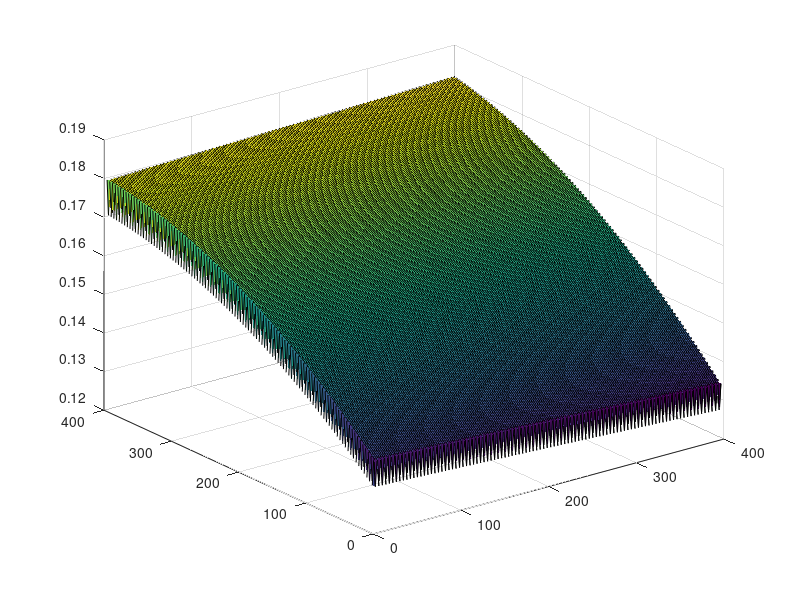

Source code (MATLAB): (Note: this script raises an error after producing the figure.)
function output=final_hopscotch2_predator_prey
clf; clear all;

N = 199; %number of points 
h = 400/(N+1); %grid spacing

dt = 1/4;


Du = 1; %diffusion coefficient of u (alpha_1)
Dv = 1; %diffusion coefficient of v (alpha_2)

a = (Du*dt)/(h^2);
a2 = (Dv*dt)/(h^2);

alpha = 0.4;
beta = 2.0;
gama = 0.6;

uin = (alpha*gama)/(beta-gama);
vin = (1-uin)*(uin+alpha);

f = @(u,v) u.*(1-u)-(u.*v)./(u+alpha);
g = @(u,v) (beta*u.*v)./(u+alpha) - gama*v;

x = [0:h:400];
y = [0:h:400];

%% initial condition
U0 = NaN(N+2,N+2);
V0 = NaN(N+2,N+2);

ic1 = @(x,y) uin-2*10^(-7)*(x-0.1*y-225)*(x-0.1*y-675);
ic2 = @(x,y) vin-3*10^(-5)*(x-450)-1.2*10^(-4)*(y-150);
%ic2 = @(x,y) x+sin(2.*pi.*x).*sin(2.*pi.*y);

for j=1:N+2
    for k=1:N+2
        U0(j,k) = ic1(x(j),y(k));
        V0(j,k) = ic2(x(j),y(k)) +rand(1);
%         if (x(j)-100)^2 + (y(k)-100)^2 <=9
%             V0(j,k) = 1;
%         elseif (x(j)>=206) && (x(j)<=207) && (y(k)>=205) && (y(k)<=206)
%             V0(j,k) = 1;
%         elseif (x(j)>=204) && (x(j)<=205) && (y(k)>=205) && (y(k)<=206)
%             V0(j,k) = 1;
%         elseif (x(j)>=205) && (x(j)<=206) && (y(k)>=206) && (y(k)<=207)
%             V0(j,k) = 1;
%         elseif (x(j)>=205) && (x(j)<=206) && (y(k)>=204) && (y(k)<=205)
%             V0(j,k) = 1;
%         else
            V0(j,k) = ic2(x(j),y(k));
%         end
    end
end

time = 0;

Un = U0;
Vn = V0;


%% Initialize video
% myVideo = VideoWriter('prey','MPEG-4'); %open video file
% myVideo.FrameRate = 10;  %can adjust this, 5 - 10 works well for me
% open(myVideo)

%% time loop
for T=1:2000

    Unp1 = zeros(N+2,N+2);
    Vnp1 = zeros(N+2,N+2);

    for j=2:N+1
        for k=2:N+1
            if rem((T-1+j-1+k-1),2)==0
                Unp1(j,k) = a*(Un(j-1,k)+Un(j+1,k)+Un(j,k-1)+Un(j,k+1)-4*Un(j,k))+Un(j,k)+dt*f(Un(j,k),Vn(j,k));
                Vnp1(j,k) = a2*(Vn(j-1,k)+Vn(j+1,k)+Vn(j,k-1)+Vn(j,k+1)-4*Vn(j,k))+Vn(j,k)+dt*g(Un(j,k),Vn(j,k));
            end
            
        end
    end
    
    Unp1(1,2:N+1) = Unp1(N+1,2:N+1); 
    Unp1(N+2,2:N+1) = Unp1(2,2:N+1);
    Vnp1(1,2:N+1) = Vnp1(N+1,2:N+1); 
    Vnp1(N+2,2:N+1) = Vnp1(2,2:N+1);
    
    Unp1(2:N+1,1) = Unp1(2:N+1,N+1);
    Unp1(2:N+1,N+2) = Unp1(2:N+1,2);
    Vnp1(2:N+1,1) = Vnp1(2:N+1,N+1);
    Vnp1(2:N+1,N+2) = Vnp1(2:N+1,2);


    for j=2:N+1
        for k=2:N+1
            if rem((T-1+j-1+k-1),2)==1
                Unp1(j,k) = (a*(Unp1(j-1,k)+Unp1(j+1,k)+Unp1(j,k-1)+Unp1(j,k+1))+Un(j,k)+dt*f(Un(j,k),Vn(j,k)))/(1+4*a);
                Vnp1(j,k) = (a2*(Vnp1(j-1,k)+Vnp1(j+1,k)+Vnp1(j,k-1)+Vn(j,k+1))+Vn(j,k)+dt*g(Un(j,k),Vn(j,k)))/(1+4*a2);

                
            end
        end
    end
    
    %periodic boundary conditions
    Unp1(1,2:N+1) = Unp1(N+1,2:N+1); 
    Unp1(N+2,2:N+1) = Unp1(2,2:N+1);
    Vnp1(1,2:N+1) = Vnp1(N+1,2:N+1); 
    Vnp1(N+2,2:N+1) = Vnp1(2,2:N+1);
    
    Unp1(2:N+1,1) = Unp1(2:N+1,N+1);
    Unp1(2:N+1,N+2) = Unp1(2:N+1,2);
    Vnp1(2:N+1,1) = Vnp1(2:N+1,N+1);
    Vnp1(2:N+1,N+2) = Vnp1(2:N+1,2);

    Un = Unp1;
    Vn = Vnp1;
    time = time + dt;
    s=surf(x(2:end-1),y(2:end-1),Un(2:end-1,2:end-1));
    s.EdgeColor = 'none';
    
    colorbar
    colormap jet
    view(2);
    axis equal
    xlim([0 400]);
    ylim([0 400]);
    title(sprintf('time = %1.3f',time), fontsize=20)
    set(gca,'FontSize',20)
    pause(dt/1000)
%     
    % frame = getframe(gcf); %get frame
    % writeVideo(myVideo, frame);
T
end

output = Un;
% close(myVideo)



